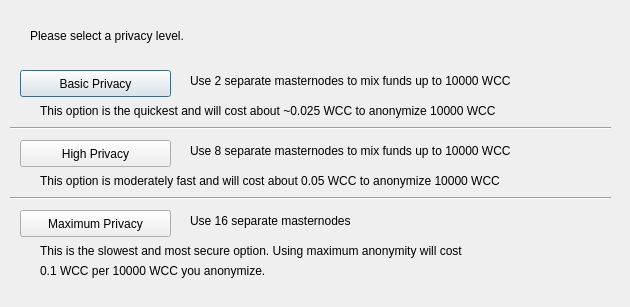
<?xml version="1.0" encoding="UTF-8"?>
<ui version="4.0">
 <class>ObfuscationConfig</class>
 <widget class="QDialog" name="ObfuscationConfig">
  <property name="geometry">
   <rect>
    <x>0</x>
    <y>0</y>
    <width>630</width>
    <height>307</height>
   </rect>
  </property>
  <property name="windowTitle">
   <string>Configure Obfuscation</string>
  </property>
  <widget class="QPushButton" name="buttonBasic">
   <property name="geometry">
    <rect>
     <x>20</x>
     <y>70</y>
     <width>151</width>
     <height>27</height>
    </rect>
   </property>
   <property name="text">
    <string>Basic Privacy</string>
   </property>
  </widget>
  <widget class="QPushButton" name="buttonHigh">
   <property name="geometry">
    <rect>
     <x>20</x>
     <y>140</y>
     <width>151</width>
     <height>27</height>
    </rect>
   </property>
   <property name="text">
    <string>High Privacy</string>
   </property>
  </widget>
  <widget class="QPushButton" name="buttonMax">
   <property name="geometry">
    <rect>
     <x>20</x>
     <y>210</y>
     <width>151</width>
     <height>27</height>
    </rect>
   </property>
   <property name="text">
    <string>Maximum Privacy</string>
   </property>
  </widget>
  <widget class="QLabel" name="label">
   <property name="geometry">
    <rect>
     <x>30</x>
     <y>20</y>
     <width>571</width>
     <height>31</height>
    </rect>
   </property>
   <property name="text">
    <string>Please select a privacy level.</string>
   </property>
  </widget>
  <widget class="QLabel" name="label_2">
   <property name="geometry">
    <rect>
     <x>190</x>
     <y>70</y>
     <width>421</width>
     <height>21</height>
    </rect>
   </property>
   <property name="text">
    <string>Use 2 separate masternodes to mix funds up to 10000 WCC</string>
   </property>
  </widget>
  <widget class="QLabel" name="label_3">
   <property name="geometry">
    <rect>
     <x>190</x>
     <y>140</y>
     <width>411</width>
     <height>21</height>
    </rect>
   </property>
   <property name="text">
    <string>Use 8 separate masternodes to mix funds up to 10000 WCC</string>
   </property>
  </widget>
  <widget class="QLabel" name="label_4">
   <property name="geometry">
    <rect>
     <x>190</x>
     <y>210</y>
     <width>421</width>
     <height>21</height>
    </rect>
   </property>
   <property name="text">
    <string>Use 16 separate masternodes</string>
   </property>
  </widget>
  <widget class="QLabel" name="label_6">
   <property name="geometry">
    <rect>
     <x>40</x>
     <y>100</y>
     <width>561</width>
     <height>21</height>
    </rect>
   </property>
   <property name="text">
    <string>This option is the quickest and will cost about ~0.025 WCC to anonymize 10000 WCC</string>
   </property>
  </widget>
  <widget class="QLabel" name="label_7">
   <property name="geometry">
    <rect>
     <x>40</x>
     <y>170</y>
     <width>561</width>
     <height>21</height>
    </rect>
   </property>
   <property name="text">
    <string>This option is moderately fast and will cost about 0.05 WCC to anonymize 10000 WCC</string>
   </property>
  </widget>
  <widget class="QLabel" name="label_8">
   <property name="geometry">
    <rect>
     <x>40</x>
     <y>240</y>
     <width>561</width>
     <height>21</height>
    </rect>
   </property>
   <property name="text">
    <string>This is the slowest and most secure option. Using maximum anonymity will cost</string>
   </property>
  </widget>
  <widget class="QLabel" name="label_9">
   <property name="geometry">
    <rect>
     <x>40</x>
     <y>260</y>
     <width>561</width>
     <height>21</height>
    </rect>
   </property>
   <property name="text">
    <string>0.1 WCC per 10000 WCC you anonymize.</string>
   </property>
  </widget>
  <widget class="Line" name="line">
   <property name="geometry">
    <rect>
     <x>10</x>
     <y>120</y>
     <width>601</width>
     <height>16</height>
    </rect>
   </property>
   <property name="orientation">
    <enum>Qt::Horizontal</enum>
   </property>
  </widget>
  <widget class="Line" name="line_2">
   <property name="geometry">
    <rect>
     <x>10</x>
     <y>190</y>
     <width>601</width>
     <height>16</height>
    </rect>
   </property>
   <property name="orientation">
    <enum>Qt::Horizontal</enum>
   </property>
  </widget>
 </widget>
 <resources/>
 <connections/>
</ui>
